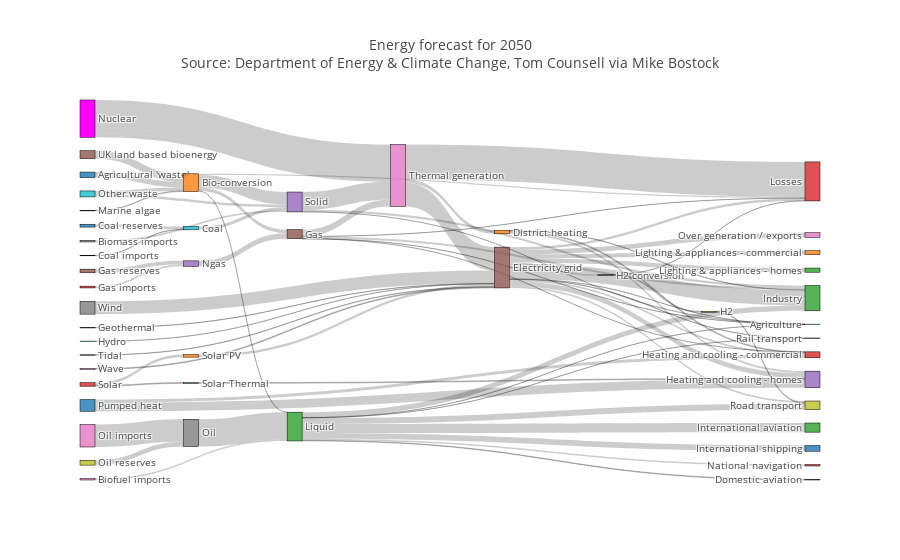

The cell this chart's notebook holds for it:
### Markdown cell above
# Build Sankey

### Code cell
%matplotlib inline
import plotly.offline as py
from plotly.offline import download_plotlyjs, init_notebook_mode, plot, iplot
init_notebook_mode(connected=True)

import urllib3, json

url = 'https://raw.githubusercontent.com/plotly/plotly.js/master/test/image/mocks/sankey_energy.json'
#response = urllib3.urlopen(url)

import urllib.request
with urllib.request.urlopen(url) as response:
    data = json.loads(response.read())


data_trace = dict(
    type='sankey',
    width = 1118,
    height = 772,
    domain = dict(
      x =  [0,1],
      y =  [0,1]
    ),
    orientation = "h",
    valueformat = ".0f",
    valuesuffix = "TWh",
    node = dict(
      pad = 15,
      thickness = 15,
      line = dict(
        color = "black",
        width = 0.5
      ),
      label =  data['data'][0]['node']['label'],
      color =  data['data'][0]['node']['color']
    ),
    link = dict(
      source =  data['data'][0]['link']['source'],
      target =  data['data'][0]['link']['target'],
      value =  data['data'][0]['link']['value'],
      label =  data['data'][0]['link']['label']
  ))

layout =  dict(
    title = "Energy forecast for 2050<br>Source: Department of Energy & Climate Change, Tom Counsell via <a href='https://bost.ocks.org/mike/sankey/'>Mike Bostock</a>",
    font = dict(
      size = 10
    )
)

fig = dict(data=[data_trace], layout=layout)
py.iplot(fig, validate=False)

### Figure 1 — Plotly figure (JSON) as saved in the notebook; plotly's stock layout.template omitted (floating-point values rounded to 4 significant figures)
{"data": [{"domain": {"x": [0, 1], "y": [0, 1]}, "height": 772, "link": {"label": ["stream 1", "", "", "", "stream 1", "", "", "", "", "", "", "", "", "", "", "", "", "", "", "", "", "", "", "", "", "", "", "", "", "", "stream 1", "", "", "", "", "", "", "", "", "", "", "", "", "", "", "", "Old generation plant (made-up)", "New generation plant (made-up)", "", "", "", "", "", "", "", "", "", "", "", "", "", "", "", "", "", "", "", "", "", "", ""], "source": [0, 1, 1, 1, 1, 6, 7, 8, 10, 9, 11, 11, 11, 15, 15, 15, 15, 15, 15, 15, 15, 15, 15, 15, 23, 25, 5, 5, 5, 5, 5, 27, 17, 17, 28, 29, 2, 2, 2, 2, 2, 2, 2, 2, 34, 24, 35, 35, 36, 38, 37, 39, 39, 40, 40, 41, 42, 43, 43, 4, 4, 4, 26, 26, 26, 44, 45, 46, 47, 35, 35], "target": [1, 2, 3, 4, 5, 2, 4, 9, 9, 4, 12, 13, 14, 16, 14, 17, 12, 18, 19, 13, 3, 20, 21, 22, 24, 24, 13, 3, 26, 19, 12, 15, 28, 3, 18, 15, 12, 30, 18, 31, 32, 19, 33, 20, 1, 5, 26, 26, 37, 37, 2, 4, 1, 14, 13, 15, 14, 42, 41, 19, 26, 12, 15, 3, 11, 15, 1, 15, 15, 26, 26], "value": [124.7, 0.597, 26.86, 280.3, 81.14, 35, 35, 11.61, 63.97, 75.57, 10.64, 22.5, 46.18, 104.5, 113.7, 27.14, 342.2, 37.8, 4.412, 40.86, 56.69, 7.863, 90.01, 93.49, 40.72, 82.23, 0.129, 1.401, 151.9, 2.096, 48.58, 7.013, 20.9, 6.242, 20.9, 6.995, 121.1, 128.7, 135.8, 14.46, 206.3, 3.64, 33.22, 4.413, 14.38, 123.0, 500, 140.0, 504.3, 107.7, 612.0, 56.59, 77.81, 193.0, 70.67, 59.9, 19.26, 19.26, 59.9, 0.882, 400.1, 46.48, 525.5, 787.1, 79.33, 9.452, 182.0, 19.01, 289.4, 100, 100]}, "node": {"color": ["rgba(31, 119, 180, 0.8)", "rgba(255, 127, 14, 0.8)", "rgba(44, 160, 44, 0.8)", "rgba(214, 39, 40, 0.8)", "rgba(148, 103, 189, 0.8)", "rgba(140, 86, 75, 0.8)", "rgba(227, 119, 194, 0.8)", "rgba(127, 127, 127, 0.8)", "rgba(188, 189, 34, 0.8)", "rgba(23, 190, 207, 0.8)", "rgba(31, 119, 180, 0.8)", "rgba(255, 127, 14, 0.8)", "rgba(44, 160, 44, 0.8)", "rgba(214, 39, 40, 0.8)", "rgba(148, 103, 189, 0.8)", "rgba(140, 86, 75, 0.8)", "rgba(227, 119, 194, 0.8)", "rgba(127, 127, 127, 0.8)", "rgba(188, 189, 34, 0.8)", "rgba(23, 190, 207, 0.8)", "rgba(31, 119, 180, 0.8)", "rgba(255, 127, 14, 0.8)", "rgba(44, 160, 44, 0.8)", "rgba(214, 39, 40, 0.8)", "rgba(148, 103, 189, 0.8)", "rgba(140, 86, 75, 0.8)", "rgba(227, 119, 194, 0.8)", "rgba(127, 127, 127, 0.8)", "rgba(188, 189, 34, 0.8)", "rgba(23, 190, 207, 0.8)", "rgba(31, 119, 180, 0.8)", "rgba(255, 127, 14, 0.8)", "rgba(44, 160, 44, 0.8)", "rgba(214, 39, 40, 0.8)", "rgba(148, 103, 189, 0.8)", "magenta", "rgba(227, 119, 194, 0.8)", "rgba(127, 127, 127, 0.8)", "rgba(188, 189, 34, 0.8)", "rgba(23, 190, 207, 0.8)", "rgba(31, 119, 180, 0.8)", "rgba(255, 127, 14, 0.8)", "rgba(44, 160, 44, 0.8)", "rgba(214, 39, 40, 0.8)", "rgba(148, 103, 189, 0.8)", "rgba(140, 86, 75, 0.8)", "rgba(227, 119, 194, 0.8)", "rgba(127, 127, 127, 0.8)"], "label": ["Agricultural 'waste'", "Bio-conversion", "Liquid", "Losses", "Solid", "Gas", "Biofuel imports", "Biomass imports", "Coal imports", "Coal", "Coal reserves", "District heating", "Industry", "Heating and cooling - commercial", "Heating and cooling - homes", "Electricity grid", "Over generation / exports", "H2 conversion", "Road transport", "Agriculture", "Rail transport", "Lighting & appliances - commercial", "Lighting & appliances - homes", "Gas imports", "Ngas", "Gas reserves", "Thermal generation", "Geothermal", "H2", "Hydro", "International shipping", "Domestic aviation", "International aviation", "National navigation", "Marine algae", "Nuclear", "Oil imports", "Oil", "Oil reserves", "Other waste", "Pumped heat", "Solar PV", "Solar Thermal", "Solar", "Tidal", "UK land based bioenergy", "Wave", "Wind"], "line": {"color": "black", "width": 0.5}, "pad": 15, "thickness": 15}, "orientation": "h", "type": "sankey", "valueformat": ".0f", "valuesuffix": "TWh", "width": 1118}], "layout": {"font": {"size": 10}, "title": "Energy forecast for 2050<br>Source: Department of Energy & Climate Change, Tom Counsell via <a href='https://bost.ocks.org/mike/sankey/'>Mike Bostock</a>"}}
